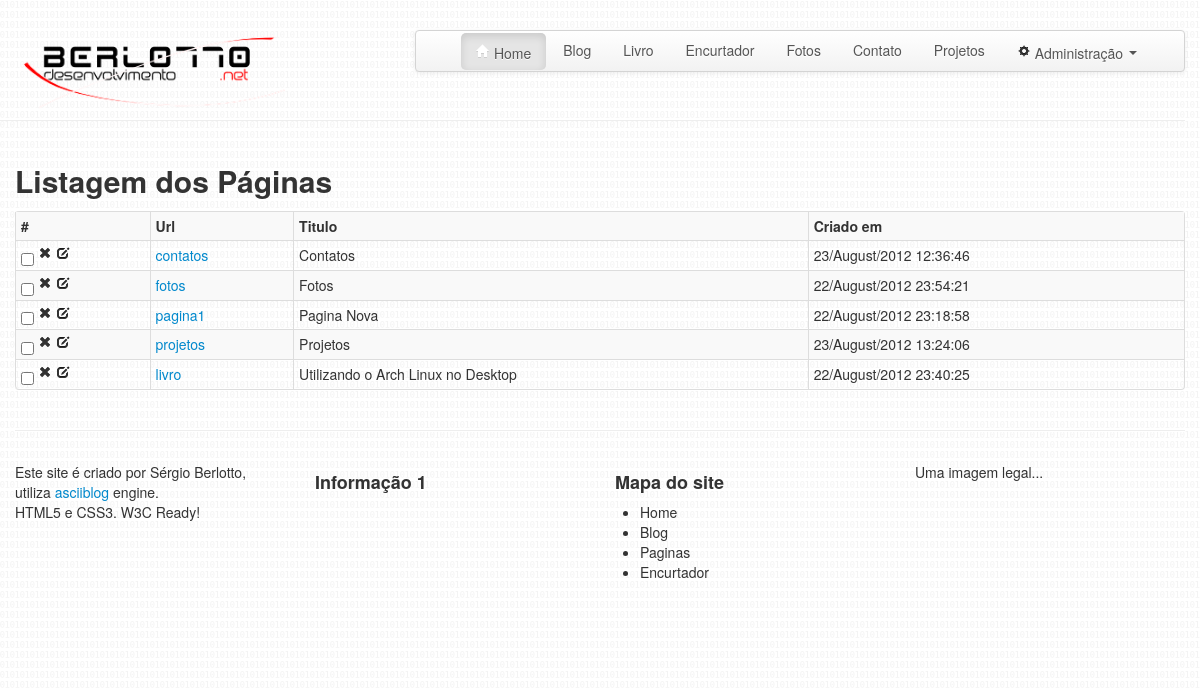
The app's page /pages/, older data.
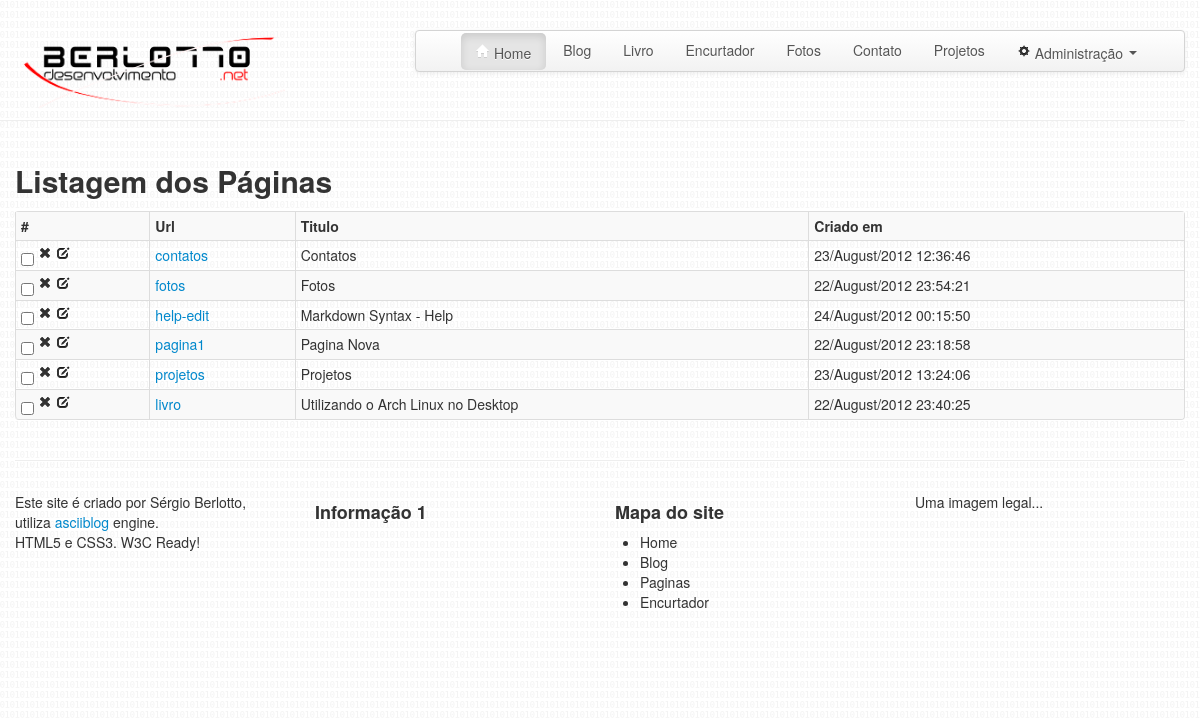
The same page, newer data.
### pages/model.py (models this page shows, shortened)
class Page(db.Model):
	__tablename__ = 'page'
	id = db.Column(db.Integer, primary_key=True, autoincrement=True)
	title = db.Column(db.String(150))
	slug = db.Column(db.String(500), unique=True)
	content = db.Column(db.Text)
	date_created = db.Column(db.DateTime)
	date_updated = db.Column(db.DateTime)

### pages/__init__.py (the view)
@pages.route('/')
def index():
	pages = Page.query.order_by("title")
	return render_template('pages_index.html',pages=pages)

### pages/templates/pages_index.html (shortened to what this page needs)
{% extends "base.html" %}
{% block content %}
	<section class="span12 listagem">
		<h2>Listagem dos Páginas</h2>
		<table id="listagem-post" class="table table-striped table-bordered table-condensed">
			<tr>
				<th>#</th>
				<th>Url</th>
				<th>Titulo</th>
				<th>Criado em</th>
			</tr>
		{% for page in pages %}
			<tr>
				<td>
					<input type="checkbox">
					<a href=""><i class="icon-remove"></i></a>
					<a href="{{url_for('pages.edit', slug=page.slug)}}"><i class="icon-edit"></i></a>
				</td>
				<td><a href="{{url_for('pages.view', slug=page.slug)}}">{{page.slug}}</i></a></td>
				<td>{{page.title}}</td>
				<td>{{page.date_created.strftime('%d/%B/%Y %H:%M:%S')}}</td>
			</tr>
		{% endfor %}
		</table>
	</section>
{% endblock %}

### templates/base.html (shortened to what this page needs)
<!DOCTYPE html>
<html lang="pt-br">
<head>
	<link href="{{ url_for('static', filename='facebox/facebox.css')}}" media="screen" rel="stylesheet" type="text/css" />
	<link rel="stylesheet" href="{{ url_for('static', filename='bootstrap/css/bootstrap.min.css') }}"/>
	<link rel="stylesheet" href="{{ url_for('static', filename='bootstrap/css/bootstrap-responsive.min.css') }}"/>
	<link rel="stylesheet" href="{{ url_for('static', filename='css/asciiblog.css') }}"/>
</head>
<body>
	<div class="container">
		<div class="row page-header">
			<header class="span3">
				<a href="/"><img src="{{url_for('static', filename='img/logotipo-b.png')}}"></a>
			</header>
			<div class="navbar span8 offset1">
				<div  id="menu" class="navbar-inner">
					<ul class="nav nav-pills pull-right">
						<li class="active"><a href="/"><i class="icon-home"></i>&nbsp;Home</a></li>
						<li><a href="/blog">Blog</a></li>
						<li><a href="/livro">Livro</a></li>
						<li><a href="#">Encurtador</a></li>
						<li><a href="#">Fotos</a></li>
						<li><a href="/contatos">Contato</a></li>
						<li><a href="/projetos">Projetos</a></li>
						<li class="dropdown">
							<a class="dropdown-toggle" data-toggle="dropdown" href="#"><i class="icon-cog"></i>&nbsp;Administração <b class="caret"></b></a>
						</li>
					</ul>
				</div>
			</div>
		</div>
		<div class="row">
			{% block content %}
			{% endblock %}
		</div>
		<hr/>
		<footer class="row">
			<div class="span3">
			Este site é criado por Sérgio Berlotto, utiliza <a href="http://berlotto.net/asciiblog">asciiblog</a> engine.<br/>
			HTML5 e CSS3. W3C Ready!
			</div>
			<div class="span3">
				<h4>Informação 1</h4>
			</div>
			<div class="span3">
				<h4>Mapa do site</h4>
				<ul>
					<li>Home</li>
					<li>Blog</li>
					<li>Paginas</li>
					<li>Encurtador</li>
				</ul>
			</div>
			<div class="span3">
				Uma imagem legal...
			</div>
		</footer>
	</div>
</body>
</html>

### static/css/asciiblog.css (style rules this page uses)
body { padding: 10px; background-image: url('../img/back.png'); }
.container { background-color: transparent; }
footer { background: -moz-linear-gradient(top, #F2F2F2 , #fff) repeat scroll 0 0 transparent; padding-top: 10px; height: 200px; }

Row changes from the older to the newer data that the page shows:
added Page: slug "help-edit", title "Markdown Syntax - Help", date_created "24/August/2012 00:15:50"
